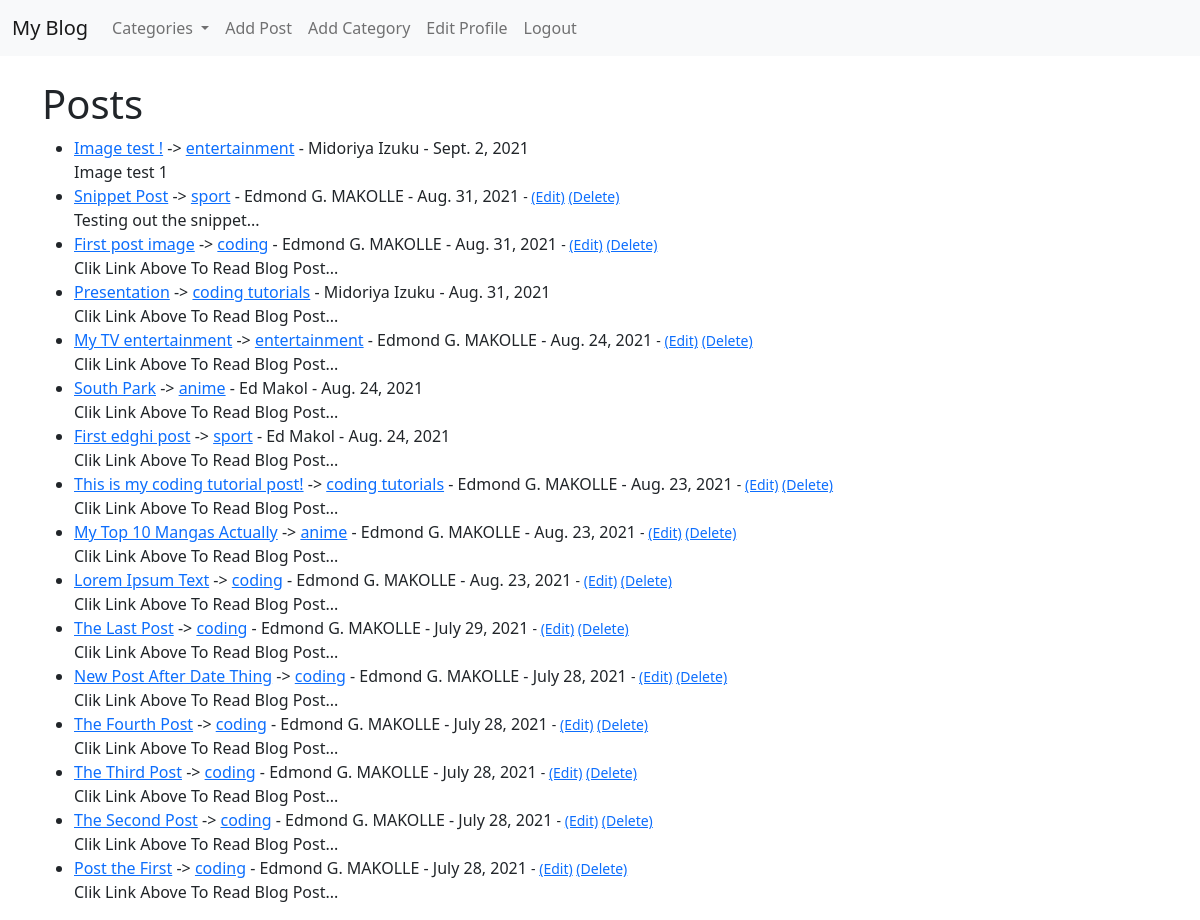
The app's page / (signed in) with its own data.
### theblog/models.py (models this page shows, shortened)
class Post (models.Model):
    title = models.CharField(max_length=255)
    header_image = models.ImageField(blank=True, null=True, upload_to="images/")
    author = models.ForeignKey(User, on_delete=models.CASCADE)
    body = RichTextField(blank=True, null=True)
    post_date = models.DateField(auto_now_add=True)
    category = models.CharField(max_length=255, default='coding')
    snippet = models.CharField(max_length=255)
    likes = models.ManyToManyField(User, related_name='blog_posts')

### theblog/views.py (the view)
# urls.py: path('', HomeView.as_view(), name="home"),
class HomeView(ListView):
    model = Post
    template_name = 'home.html'
    ordering = ['-id']  # Permet d'ordonner les Postes, ici c'est du plus recent au plus ancien
    """ Cette fonction permet de recuperer toutes les categories et de les afficher (dropdown) dans la
    vue choisit (ici HomeView) """
    def get_context_data(self, *args, **kwargs):
        cat_menu = Category.objects.all()
        context = super(HomeView, self).get_context_data(*args, **kwargs)
        context["cat_menu"] = cat_menu
        return context

### theblog/models.py (called while the page is built)
    def __str__(self):
        return self.name

### theblog/templates/home.html (shortened to what this page needs)
{% extends 'base.html' %}
{% block content %}
    <h1>Posts</h1>
    <ul>
        {% for post in object_list %}
            <li>
                <a href="{% url 'article-detail' post.pk %}">{{ post.title}}</a> ->
                <a href="{% url 'category' post.category|slugify %}">{{ post.category}}</a> -
                {{ post.author.first_name }} {{ post.author.last_name }} -
                {{ post.post_date }}
                <small>
                    {% if user.is_authenticated %}
                        {% if user.id == post.author.id %}
                            - <a href="{% url 'edit-post' post.pk %}">(Edit)</a>
                            <a href="{% url 'delete-post' post.pk %}">(Delete)</a>
                        {% endif %}
                    {% endif %}
                </small>
                <br>
                {{ post.snippet }}
                <br>
            </li>
        {% endfor %}
    </ul>
{% endblock %}

### records on screen
Post: title "Image test !", category "entertainment", author.first_name "Midoriya", author.last_name "Izuku", post_date "Sept. 2, 2021", snippet "Image test 1"
Post: title "Snippet Post", category "sport", author.first_name "Edmond G.", author.last_name "MAKOLLE", post_date "Aug. 31, 2021", shows "(Edit)", snippet "Testing out the snippet..."
Post: title "First post image", category "coding", author.first_name "Edmond G.", author.last_name "MAKOLLE", post_date "Aug. 31, 2021", shows "(Edit)", snippet "Clik Link Above To Read Blog Post..."
Post: title "Presentation", category "coding tutorials", author.first_name "Midoriya", author.last_name "Izuku", post_date "Aug. 31, 2021", snippet "Clik Link Above To Read Blog Post..."
Post: title "My TV entertainment", category "entertainment", author.first_name "Edmond G.", author.last_name "MAKOLLE", post_date "Aug. 24, 2021", shows "(Edit)", snippet "Clik Link Above To Read Blog Post..."
Post: title "South Park", category "anime", author.first_name "Ed", author.last_name "Makol", post_date "Aug. 24, 2021", snippet "Clik Link Above To Read Blog Post..."
Post: title "First edghi post", category "sport", author.first_name "Ed", author.last_name "Makol", post_date "Aug. 24, 2021", snippet "Clik Link Above To Read Blog Post..."
Post: title "This is my coding tutorial post!", category "coding tutorials", author.first_name "Edmond G.", author.last_name "MAKOLLE", post_date "Aug. 23, 2021", shows "(Edit)", snippet "Clik Link Above To Read Blog Post..."
Post: title "My Top 10 Mangas Actually", category "anime", author.first_name "Edmond G.", author.last_name "MAKOLLE", post_date "Aug. 23, 2021", shows "(Edit)", snippet "Clik Link Above To Read Blog Post..."
Post: title "Lorem Ipsum Text", category "coding", author.first_name "Edmond G.", author.last_name "MAKOLLE", post_date "Aug. 23, 2021", shows "(Edit)", snippet "Clik Link Above To Read Blog Post..."
Post: title "The Last Post", category "coding", author.first_name "Edmond G.", author.last_name "MAKOLLE", post_date "July 29, 2021", shows "(Edit)", snippet "Clik Link Above To Read Blog Post..."
Post: title "New Post After Date Thing", category "coding", author.first_name "Edmond G.", author.last_name "MAKOLLE", post_date "July 28, 2021", shows "(Edit)", snippet "Clik Link Above To Read Blog Post..."
Post: title "The Fourth Post", category "coding", author.first_name "Edmond G.", author.last_name "MAKOLLE", post_date "July 28, 2021", shows "(Edit)", snippet "Clik Link Above To Read Blog Post..."
Post: title "The Third Post", category "coding", author.first_name "Edmond G.", author.last_name "MAKOLLE", post_date "July 28, 2021", shows "(Edit)", snippet "Clik Link Above To Read Blog Post..."
Post: title "The Second Post", category "coding", author.first_name "Edmond G.", author.last_name "MAKOLLE", post_date "July 28, 2021", shows "(Edit)", snippet "Clik Link Above To Read Blog Post..."
Post: title "Post the First", category "coding", author.first_name "Edmond G.", author.last_name "MAKOLLE", post_date "July 28, 2021", shows "(Edit)", snippet "Clik Link Above To Read Blog Post..."
